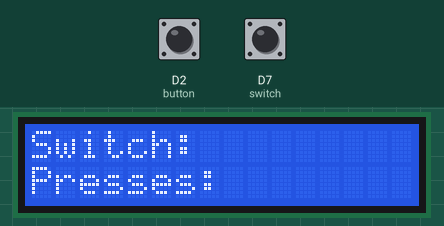
Recording of a program running on a simulated CircuitPython board. On the bench: 16×2 character LCD. Inputs (shaded band) come from the test bench; at power-on: D7 (switch) LOW, D2 (button) LOW. What the program prints to the serial console is not drawn.

Above: at 1.2 s.
1.3 s: D7 (switch) pulled HIGH for 1 s
At 3.5 s:
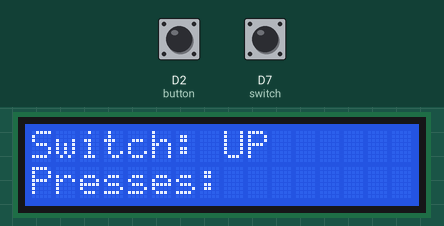
3.8 s: D7 (switch) pulled HIGH for 3.2 s
At 4.7 s:
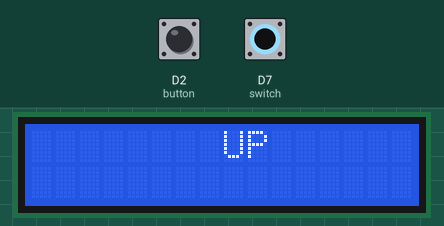
8.5 s: D2 (button) pulled HIGH for 0.15 s
At 9.3 s:
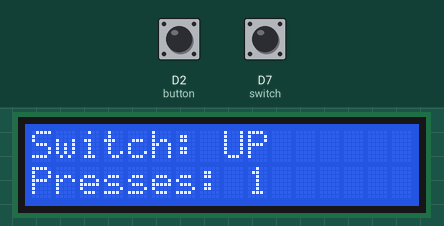
10.1 s: D2 (button) pulled HIGH for 1 s
At 10.5 s:
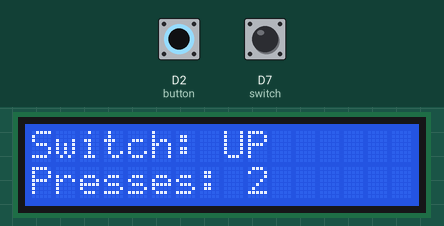
12.6 s: D7 (switch) pulled HIGH for 0.15 s
At 13.9 s:
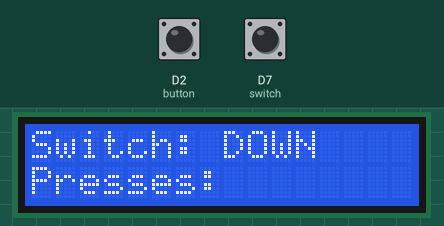
14.2 s: D7 (switch) pulled HIGH for 3.2 s
At 15.1 s:
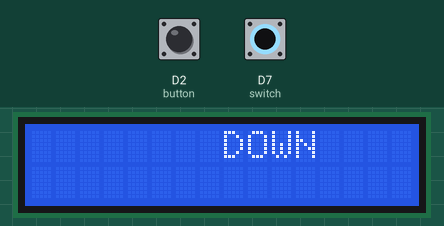
Timing chart, 0 to 17.2 s (numbered marks = the images above; inputs shaded):
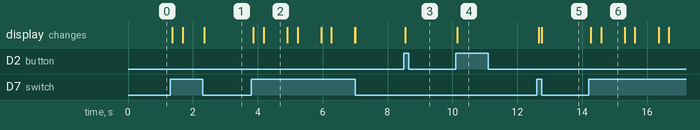

Measured:
- after the input at 1.3 s, the display: first changes after 0.07 s (image 1 shows a later state)
- after the input at 3.8 s, the display: first changes after 0.06 s (image 2 shows a later state)
- after the input at 8.5 s, the display: changes after 0.05 s (image 3)
- after the input at 10.1 s, the display: changes after 0.05 s (image 4)
- after the input at 12.6 s, the display: first changes after 0.07 s (image 5 shows a later state)
- after the input at 14.2 s, the display: first changes after 0.06 s (image 6 shows a later state)
- what the display in image 2 shows lasts 0.7 s, from 4.2 s to 4.9 s

The program:

lcd.py
```python
import board
import time
from digitalio import DigitalInOut, Direction, Pull
from lcd.lcd import LCD
from lcd.i2c_pcf8574_interface import I2CPCF8574Interface
from lcd.lcd import CursorMode

switch = DigitalInOut(board.D7)
button = DigitalInOut(board.D2)
switch.direction = Direction.INPUT
button.direction = Direction.INPUT
switch.pull = Pull.DOWN
button.pull = Pull.DOWN
presses = 0
direction = 1
lcd = LCD(I2CPCF8574Interface(0x27), num_rows=2, num_cols=16)
toggle1 = 0


while True:
    lcd.set_cursor_pos(0,0)
    lcd.print("Switch: ")
    lcd.set_cursor_pos(1,0)
    lcd.print("Presses:")
    if switch.value and not button.value:
        direction =1
        lcd.clear()
        lcd.set_cursor_pos(0,8)
        lcd.print("UP")
        print("UP")
    if button.value and toggle1 ==0 and not switch.value:
        toggle1 = 1
        presses += direction
        lcd.set_cursor_pos(1,9)
        lcd.print(str(presses))
        lcd.print("       ")
        print(str(presses))
    if not button.value:
        toggle1 = 0
    if switch.value and presses > 1:
        direction = -1
        lcd.set_cursor_pos(0,8)
        lcd.print("DOWN")
        print("DOWN")
        if button.value and lcd.print("DOWN"):
            presses += direction
            lcd.set_cursor_pos(1,9)
            lcd.print(str(presses))
            print(str(presses))


time.sleep(0.01)
```
